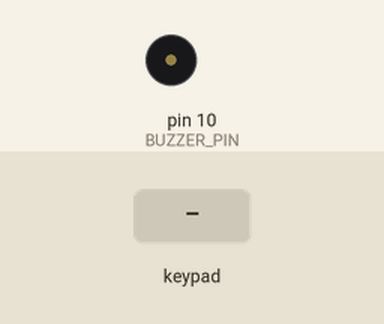
The sketch below on a simulated Arduino Uno, built with avr-gcc and run on an emulated ATmega328P. Parts: buzzer (waves = sounding). Inputs (shaded band) come from the test bench. What the sketch prints to the serial monitor is not drawn.

Above: at 1.7 s.
1.8 s: keypad keys 0 0 0 0 # pressed 0.4 s apart
At 3.8 s:
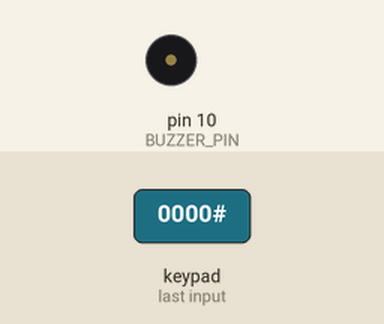
5.3 s: key '1' pressed
At 6.4 s:
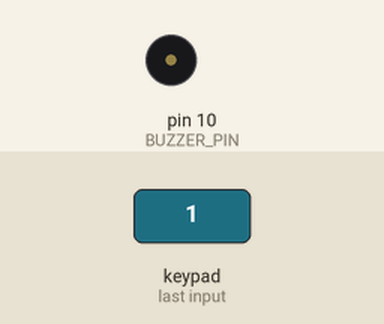
6.8 s: keypad keys 0 0 0 0 pressed 0.4 s apart
At 7.07 s:
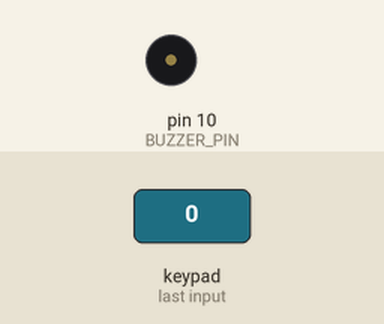
Timing chart, 0 to 9.8 s (numbered marks = the images above; inputs shaded):
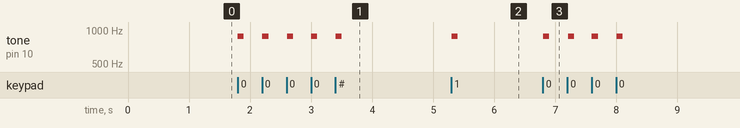

The sketch:

security.ino
```cpp
#include "Arduino.h"
#include <Keypad.h>

const byte ROWS = 4;
const byte COLS = 4;

const byte PIN_LENGTH = 4;
char current_pin[PIN_LENGTH] = { '0', '0', '0', '0' };

const char BUTTONS[ROWS][COLS] = {
  { '1', '2', '3', 'A' },
  { '4', '5', '6', 'B' },
  { '7', '8', '9', 'C' },
  { '*', '0', '#', 'D' }
};

const byte ROW_PINS[ROWS] = { 5, 4, 3, 2 };
const byte COL_PINS[COLS] = { 6, 7, 8, 9 };

Keypad heroKeypad = Keypad(makeKeymap(BUTTONS), ROW_PINS, COL_PINS, ROWS, COLS);

const byte BUZZER_PIN = 10;

void setup() {
  pinMode(BUZZER_PIN, OUTPUT);

  Serial.begin(9600);
  delay(500);
  Serial.println("Press * to enter new PIN or # to access the system.");
}

bool validatePIN() {
  Serial.print("Enter PIN: ");

  bool goodPin = true;
  for (int i = 0; i < PIN_LENGTH; i++) {
    char button_character = getKey();
    Serial.print("*");

    if (current_pin[i] != button_character) {
      goodPin = false;
    }
  }

  Serial.println();
  if (goodPin) {
    Serial.println("Device Successfully Unlocked!");
  }
  else {
    Serial.println("Access Denied. Cannot change PIN without the old or default.");
    Serial.println("\nPress * to enter new PIN or # to access the system.");
  }

  return goodPin;
}

char getKey() {
  char button_character = heroKeypad.waitForKey();
  tone(BUZZER_PIN, 880, 100);
  return button_character;
}

void login() {
  if (!validatePIN()) return;

  Serial.println("Welcome, authorized user. You may now begin using the system.");
}

void changePin() {
  if (!validatePIN()) return;

  Serial.println("Welcome, authorized user. Please Enter a new PIN: ");

  char button_character;
  for (int i = 0; i < PIN_LENGTH; i++) {
    button_character = getKey();

    current_pin[i] = button_character;
    Serial.print("*");
  }

  Serial.println();
  Serial.println("PIN Successfully Changed!");
}

void loop() {
  char button_character = getKey();

  if      (button_character == '#') changePin();
  else if (button_character == '*') login();
}
```

Measured:
- after the input at 1.8 s, tone on pin 10 (BUZZER_PIN): alternates 880 Hz for 0.10 s and silent for 0.30 s, 10 changes in all, then stays silent, starting at once
- after the input at 5.3 s, tone on pin 10 (BUZZER_PIN): silent → 880 Hz at once, → silent 0.10 s later
- after the input at 6.8 s, tone on pin 10 (BUZZER_PIN): alternates 880 Hz for 0.10 s and silent for 0.30 s, 8 changes in all, then stays silent, starting at once
